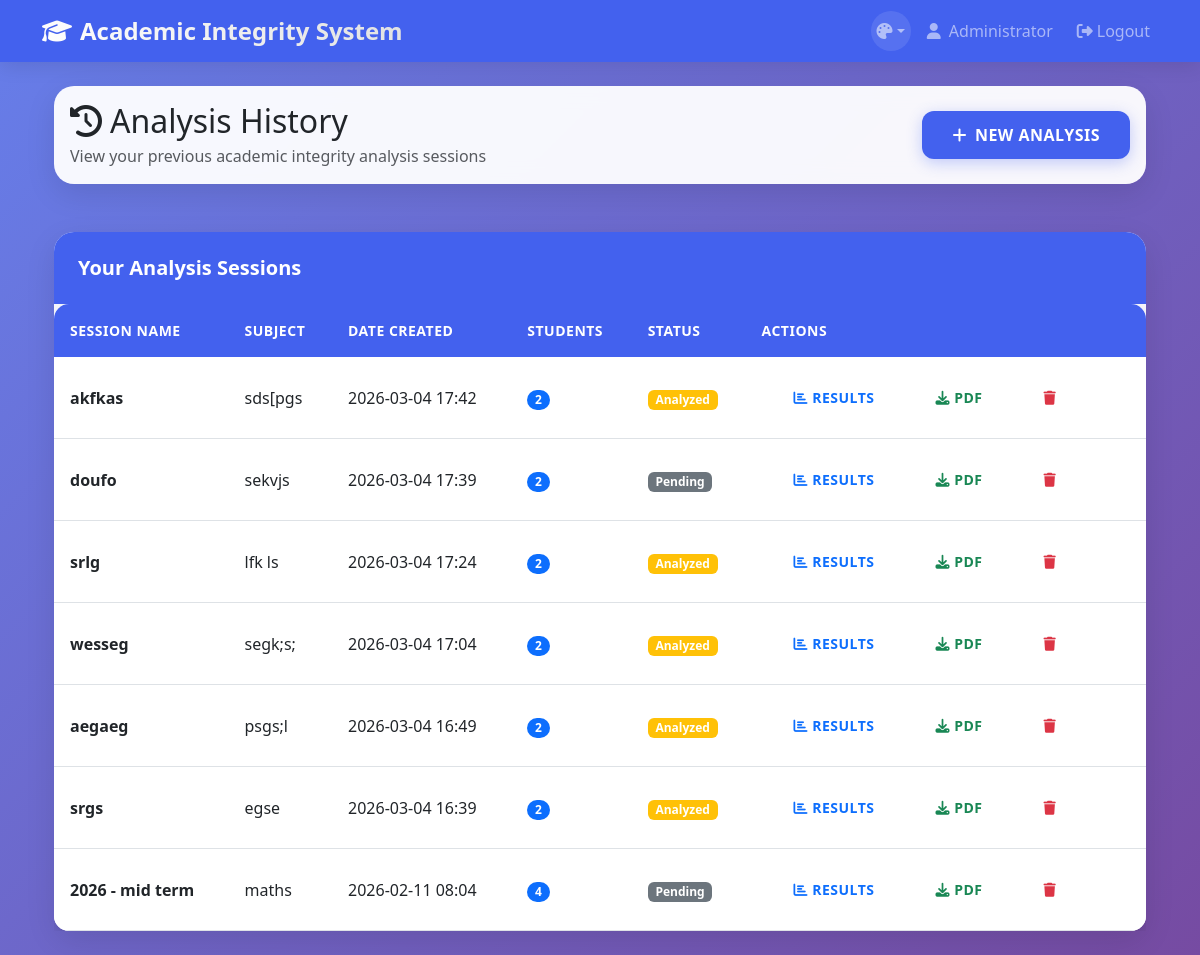
The app's page /history (signed in), older data.
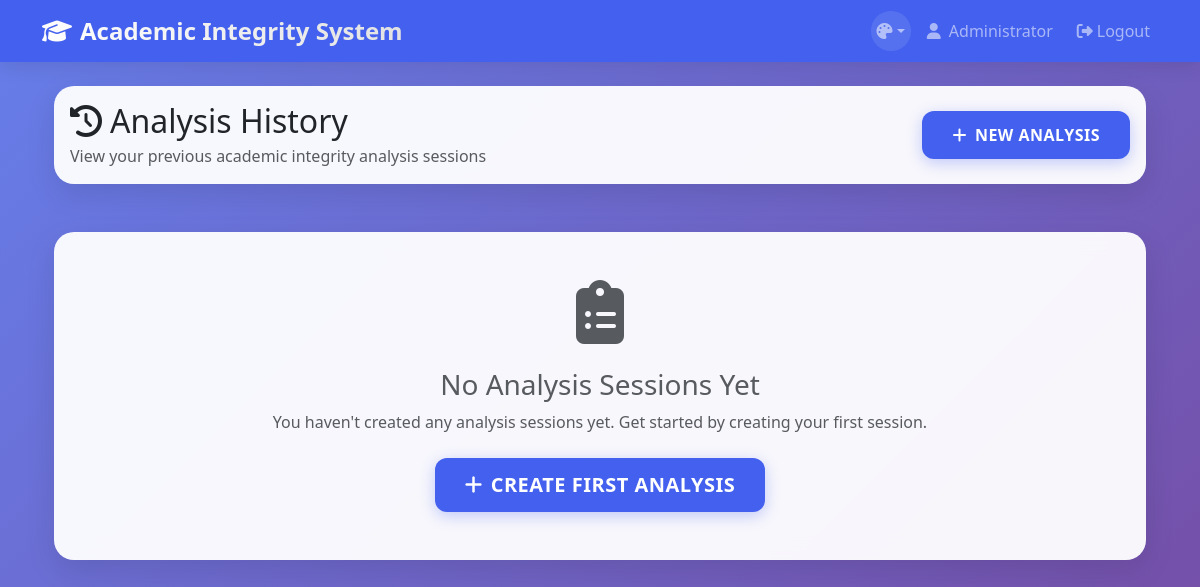
The same page, newer data.
### models.py (models this page shows)
class User(UserMixin, db.Model):
    id = db.Column(db.Integer, primary_key=True)
    username = db.Column(db.String(80), unique=True, nullable=False)
    email = db.Column(db.String(120), unique=True, nullable=False)
    password_hash = db.Column(db.String(120), nullable=False)
    faculty_name = db.Column(db.String(100), nullable=False)
    created_at = db.Column(db.DateTime, default=datetime.utcnow)

class AnalysisSession(db.Model):
    id = db.Column(db.Integer, primary_key=True)
    user_id = db.Column(db.Integer, db.ForeignKey('user.id'), nullable=False)
    session_name = db.Column(db.String(200), nullable=False)
    subject_name = db.Column(db.String(100), nullable=False)
    created_at = db.Column(db.DateTime, default=datetime.utcnow)
    user = db.relationship('User', backref=db.backref('sessions', lazy=True))
    students = db.relationship('Student', backref='session', lazy=True, cascade='all, delete-orphan')
    results = db.relationship('AnalysisResult', backref='session', lazy=True, cascade='all, delete-orphan')

### app.py (the view)
@app.route('/history')
@login_required
def history():
    sessions = AnalysisSession.query.filter_by(user_id=current_user.id)\
        .order_by(AnalysisSession.created_at.desc()).all()
    return render_template('history.html', sessions=sessions)

### app.py (called while the page is built)
@login_manager.user_loader
def load_user(user_id):
    return User.query.get(int(user_id))

### Templates/history.html (shortened to what this page needs)
{% extends "base.html" %}
{% block content %}
<div class="container-fluid">
    <div class="row mb-4">
        <div class="col-12">
            <div class="card">
                <div class="card-body">
                    <div class="d-flex justify-content-between align-items-center">
                        <div>
                            <h2 class="mb-1"><i class="fas fa-history me-2"></i>Analysis History</h2>
                            <p class="text-muted mb-0">View your previous academic integrity analysis sessions</p>
                        </div>
                        <a href="{{ url_for('malpractice_check') }}" class="btn btn-primary">
                            <i class="fas fa-plus me-2"></i>New Analysis
                        </a>
                    </div>
                </div>
            </div>
        </div>
    </div>
    {% if sessions %}
    <div class="row">
        <div class="col-12">
            <div class="card">
                <div class="card-header">
                    <h5 class="mb-0">Your Analysis Sessions</h5>
                </div>
                <div class="card-body p-0">
                    <div class="table-responsive">
                        <table class="table table-hover mb-0">
                            <thead class="table-light">
                                <tr>
                                    <th>Session Name</th>
                                    <th>Subject</th>
                                    <th>Date Created</th>
                                    <th>Students</th>
                                    <th>Status</th>
                                    <th>Actions</th>
                                </tr>
                            </thead>
                            <tbody>
                                {% for session in sessions %}
                                <tr>
                                    <td>
                                        <strong>{{ session.session_name }}</strong>
                                    </td>
                                    <td>{{ session.subject_name }}</td>
                                    <td>{{ session.created_at.strftime('%Y-%m-%d %H:%M') }}</td>
                                    <td>
                                        {% set student_count = session.students|length %}
                                        <span class="badge bg-primary rounded-pill">{{ student_count }}</span>
                                    </td>
                                    <td>
                                        {% set result_count = session.results|length %}
                                        {% if result_count > 0 %}
                                        <span class="badge bg-warning">Analyzed</span>
                                        {% else %}
                                        <span class="badge bg-secondary">Pending</span>
                                        {% endif %}
                                    </td>
                                    <td>
                                        <div class="btn-group btn-group-sm">
                                            <a href="{{ url_for('results', session_id=session.id) }}"
                                               class="btn btn-outline-primary">
                                                <i class="fas fa-chart-bar"></i> Results
                                            </a>
                                            <a href="{{ url_for('generate_report', session_id=session.id) }}"
                                               class="btn btn-outline-success">
                                                <i class="fas fa-download"></i> PDF
                                            </a>
                                            <button type="button"
                                                    class="btn btn-outline-danger"
                                                    data-bs-toggle="modal"
                                                    data-bs-target="#deleteModal{{ session.id }}">
                                                <i class="fas fa-trash"></i>
                                            </button>
                                        </div>
                                    </td>
                                </tr>
                                {% endfor %}
                            </tbody>
                        </table>
                    </div>
                </div>
            </div>
        </div>
    </div>
    {% else %}
    <div class="row">
        <div class="col-12">
            <div class="card">
                <div class="card-body text-center py-5">
                    <i class="fas fa-clipboard-list fa-4x text-muted mb-4"></i>
                    <h3 class="text-muted">No Analysis Sessions Yet</h3>
                    <p class="text-muted mb-4">You haven't created any analysis sessions yet. Get started by creating your first session.</p>
                    <a href="{{ url_for('malpractice_check') }}" class="btn btn-primary btn-lg">
                        <i class="fas fa-plus me-2"></i>Create First Analysis
                    </a>
                </div>
            </div>
        </div>
    </div>
    {% endif %}
</div>
{% endblock %}

### Templates/base.html (shortened to what this page needs)
<!DOCTYPE html>
<html lang="en" data-bs-theme="light">
<head>
    <link href="https://cdn.jsdelivr.net/npm/bootstrap@5.3.0/dist/css/bootstrap.min.css" rel="stylesheet">
    <link href="{{ url_for('static', filename='style.css') }}" rel="stylesheet">
    <link rel="stylesheet" href="https://cdnjs.cloudflare.com/ajax/libs/font-awesome/6.4.0/css/all.min.css">
</head>
<body>
    <nav class="navbar navbar-expand-lg navbar-dark bg-primary navbar-fixed">
        <div class="container">
            <a class="navbar-brand" href="{{ url_for('dashboard') }}">
                <i class="fas fa-graduation-cap me-2"></i>Academic Integrity System
            </a>
            {% if current_user.is_authenticated %}
            <div class="collapse navbar-collapse" id="navbarContent">
                <div class="navbar-nav ms-auto align-items-center">
                    <div class="nav-item dropdown me-3 theme-dropdown-container">
                        <a class="nav-link dropdown-toggle theme-toggle-btn" href="#" role="button" data-bs-toggle="dropdown" aria-expanded="false">
                            <i class="fas fa-palette"></i>
                        </a>
                    </div>
                    <span class="navbar-text me-3 d-none d-md-block">
                        <i class="fas fa-user me-1"></i> {{ current_user.faculty_name }}
                    </span>
                    <a class="nav-link" href="{{ url_for('logout') }}">
                        <i class="fas fa-sign-out-alt me-1"></i>Logout
                    </a>
                </div>
            </div>
            {% endif %}
        </div>
    </nav>
    <div class="container mt-4 main-content">
        {% block content %}{% endblock %}
    </div>
</body>
</html>

### static/style.css (style rules this page uses)
:root { --primary: #4361ee; --secondary: #3f37c9; --success: #4cc9f0; --danger: #f72585; --warning: #f8961e; --info: #4895ef; --light: #f8f9fa; --dark: #212529; --body-bg: linear-gradient(135deg, #667eea 0%, #764ba2 100%); --card-bg: rgba(255, 255, 255, 0.95); --text-color: #212529; --text-muted: #6c757d; --border-color: #dee2e6; --shadow: 0 10px 30px rgba(0, 0, 0, 0.1); }
* { margin: 0; padding: 0; box-sizing: border-box; }
body { font-family: 'Segoe UI', Tahoma, Geneva, Verdana, sans-serif; background: var(--body-bg); min-height: 100vh; background-attachment: fixed; color: var(--text-color); transition: all 0.3s ease; }
.bg-gradient-default { background: linear-gradient(135deg, #667eea 0%, #764ba2 100%) !important; }
.navbar { background: var(--primary) !important; box-shadow: 0 4px 20px rgba(0, 0, 0, 0.1); backdrop-filter: blur(10px); }
.navbar-brand { font-weight: 700; font-size: 1.5rem; background: linear-gradient(45deg, #fff, #e0e0e0); -webkit-background-clip: text; -webkit-text-fill-color: transparent; }
.card { border: none; border-radius: 20px; box-shadow: var(--shadow); backdrop-filter: blur(10px); background: var(--card-bg); transition: all 0.3s ease; margin-bottom: 1.5rem; color: var(--text-color); }
.btn { border-radius: 12px; padding: 12px 30px; font-weight: 600; border: none; transition: all 0.3s ease; text-transform: uppercase; letter-spacing: 0.5px; }
.btn-primary { background: var(--primary); box-shadow: 0 4px 15px rgba(67, 97, 238, 0.3); }
.navbar-fixed { position: relative; z-index: 1030; }
.theme-dropdown-container { position: relative; z-index: 1050; }
.main-content { position: relative; z-index: 1; }
.navbar { z-index: 1030; position: relative; }
.navbar-nav { z-index: 1031; }
.theme-toggle-btn { background: rgba(255, 255, 255, 0.1); border-radius: 50%; width: 40px; height: 40px; display: flex; align-items: center; justify-content: center; transition: all 0.3s ease; border: 2px solid transparent; }
.card { position: relative; z-index: 1; }

Row changes from the older to the newer data that the page shows:
removed AnalysisSession: session_name "akfkas", subject_name "sds[pgs", created_at "2026-03-04 17:42", student_count "2", shows "Analyzed"
removed AnalysisSession: session_name "doufo", subject_name "sekvjs", created_at "2026-03-04 17:39", student_count "2", shows "Pending"
removed AnalysisSession: session_name "srlg", subject_name "lfk ls", created_at "2026-03-04 17:24", student_count "2", shows "Analyzed"
removed AnalysisSession: session_name "wesseg", subject_name "segk;s;", created_at "2026-03-04 17:04", student_count "2", shows "Analyzed"
removed AnalysisSession: session_name "aegaeg", subject_name "psgs;l", created_at "2026-03-04 16:49", student_count "2", shows "Analyzed"
removed AnalysisSession: session_name "srgs", subject_name "egse", created_at "2026-03-04 16:39", id "2", shows "Analyzed"
removed AnalysisSession: session_name "2026 - mid term", subject_name "maths", created_at "2026-02-11 08:04", student_count "4", shows "Pending"
Text that changed along with them:
text no longer shown: "Your Analysis Sessions SESSION NAME SUBJECT DATE CREATED STUDENTS STATUS ACTIONS"
text now shown: "No Analysis Sessions Yet You haven't created any analysis sessions yet. Get started by creating your first session. CREATE FIRST ANALYSIS"
